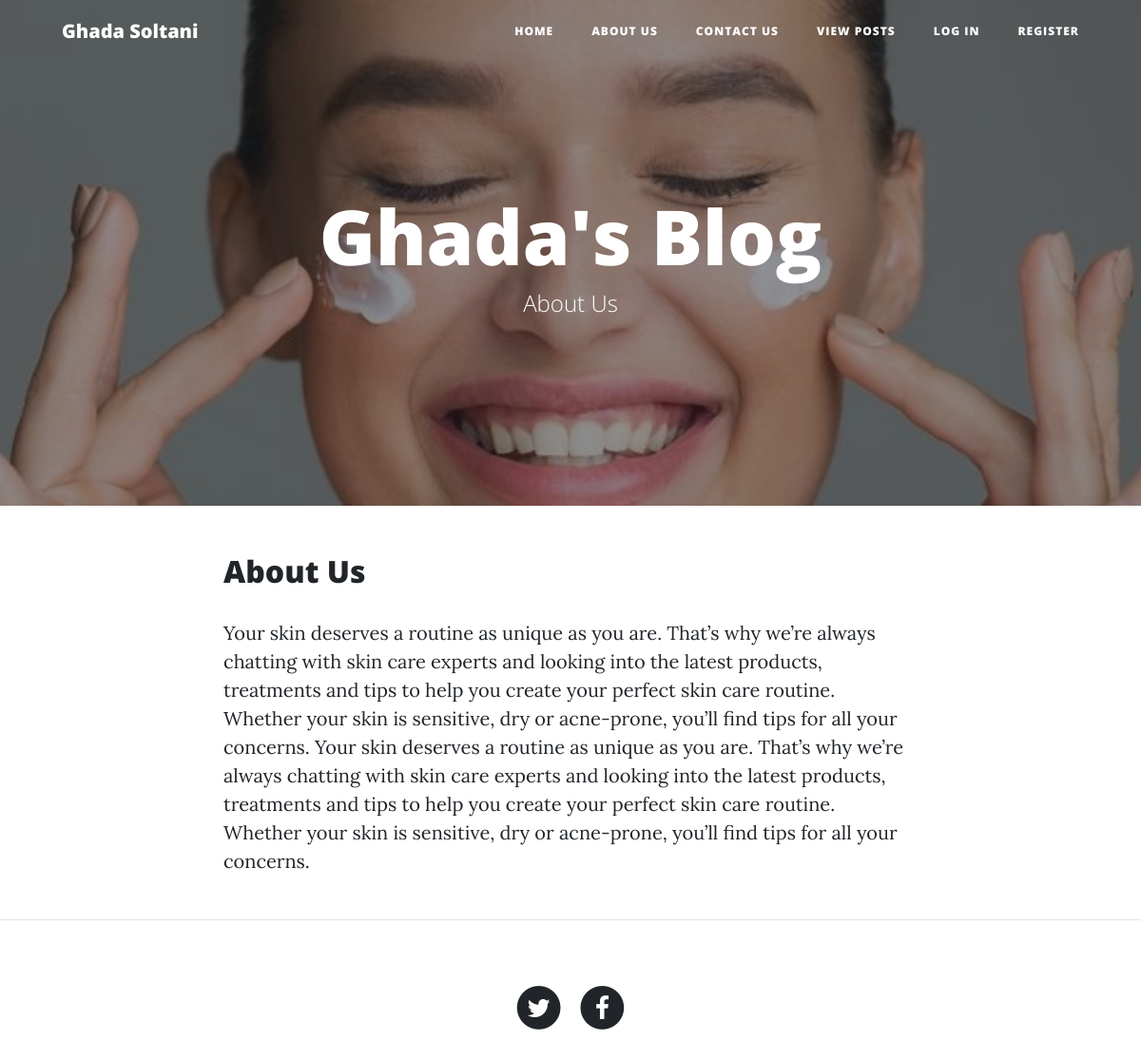
Page /about.php on the committed database.
### tables this page shows
CREATE TABLE IF NOT EXISTS `pages` (
  `id` int(11) NOT NULL AUTO_INCREMENT,
  `pagename` varchar(30) NOT NULL,
  `pagetype` varchar(10) NOT NULL,
  `description` longtext NOT NULL,
  `creationdate` timestamp NOT NULL DEFAULT CURRENT_TIMESTAMP,
  `updationdate` timestamp NULL DEFAULT NULL ON UPDATE CURRENT_TIMESTAMP,
  PRIMARY KEY (`id`)
);

### about.php (the view, shortened to what this page needs)
<?php
include('includes/config.php');
?>
<!DOCTYPE html>
<html>
<head>
    <link rel="stylesheet" href="assets/bootstrap/css/bootstrap.min.css">
    <link rel="stylesheet" href="assets/fonts/font-awesome.min.css">
</head>
<body>
    <?php include 'includes/header.php'; ?>
    <header class="masthead" style="background-image:url('assets/img/home-b.jpg');">
        <div class="overlay"></div>
        <div class="container">
            <div class="row">
                <div class="col-md-10 col-lg-8 mx-auto">
                    <div class="site-heading">
                        <h1>Ghada's Blog</h1><span class="subheading">About Us</span></div>
                </div>
            </div>
        </div>
    </header>
    <?php
    $ptype = 'aboutus';
    $sql = "SELECT pages.pagename, pages.description FROM pages WHERE pages.pagetype=:ptype";
    $query = $dbh->prepare($sql);
    $query->bindParam(':ptype', $ptype, PDO::PARAM_STR);
    $query->execute();
    $results = $query->fetchAll(PDO::FETCH_OBJ);
    if ($query->rowCount() > 0) {
        foreach ($results
                 as $result) { ?>
            <div class="container">
                <div class="row">
                    <div class="col-md-10 col-lg-8 mx-auto">
                        <h2 class="post-title"><?php echo htmlentities($result->pagename); ?></h2>
                        <p><?php echo htmlentities($result->description); ?></p>
                    </div>
                </div>
            </div>
        <?php }
    } ?>
    <hr>
    <?php include 'includes/footer.php'; ?>
</body>
</html>

### rows in the picture
pages: pagename "About Us", description "Your skin deserves a routine as unique as you are. That’s why we’re always chatting with skin care experts and looking into the latest products, treatments and tips to help you create your perfect skin care routine. Whether your skin is sensitive, dry or acne-prone, you’ll find tips for all your concerns. Your skin deserves a routine as unique as you are. That’s why we’re always chatting with skin care experts and looking into the latest products, treatments and tips to help you create your perfect skin care routine. Whether your skin is sensitive, dry or acne-prone, you’ll find tips for all your concerns."
